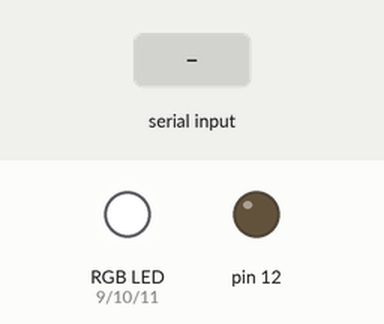
Bench run of a sketch on a simulated Arduino Uno, built with avr-gcc and run on an emulated ATmega328P. Shown: an RGB LED mixed from three pins (HIGH = lit), output pins drawn as LEDs (lit = HIGH). The inputs (shaded band) are chosen by the test bench. What the sketch prints to the serial monitor is not drawn.

Above: at 1.2 s.
1.3 s: "90,45\n" received over Serial
At 1.8 s:
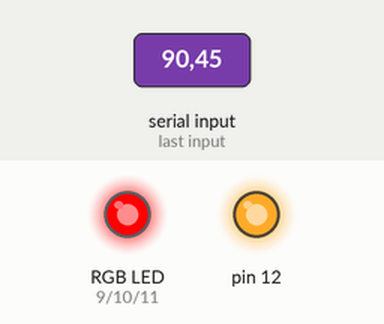
2.8 s: "30,150\n" received over Serial
At 4.0 s:
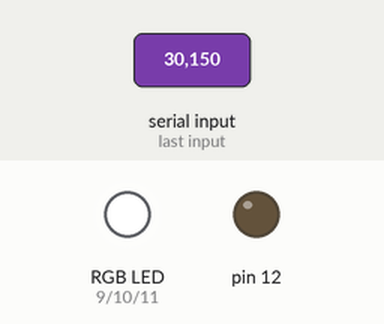
4.3 s: "5\n" received over Serial
At 5.3 s:
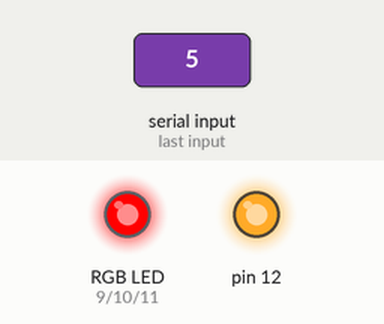
Timing chart, 0 to 7.3 s (numbered marks = the images above; inputs shaded):
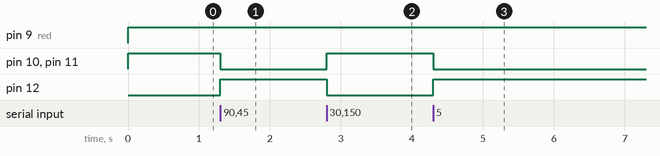

The sketch:

StimUNO_RGB_LED_for_habituation.ino
```cpp
int x;
#define red 9
#define green 10
#define blue 11
int t = 2000;

void setup() {
  // put your setup code here, to run once:
  Serial.begin(115200);
  Serial.setTimeout(1);
  pinMode(12, OUTPUT);
}

void loop() {
  // put your main code here, to run repeatedly:
  digitalWrite(12, LOW);
  analogWrite(red, 255);
  analogWrite(green, 255);
  analogWrite(blue, 255);
  while (Serial.available()){
    x = Serial.readString().toInt();
    Serial.print(1);
    digitalWrite(12, HIGH);
    analogWrite(green, 0);
    analogWrite(blue, 0);
    while (!Serial.available());
    x = Serial.readString().toInt();
    Serial.print(1);
  }
}
```

Measured:
- after the input at 1.3 s, pin 10 (green), pin 11 (blue): HIGH → LOW at once; pin 12: LOW → HIGH at once
- after the input at 2.8 s, pin 10 (green), pin 11 (blue): LOW → HIGH at once; pin 12: HIGH → LOW at once
- after the input at 4.3 s, pin 10 (green), pin 11 (blue): HIGH → LOW at once; pin 12: LOW → HIGH at once
